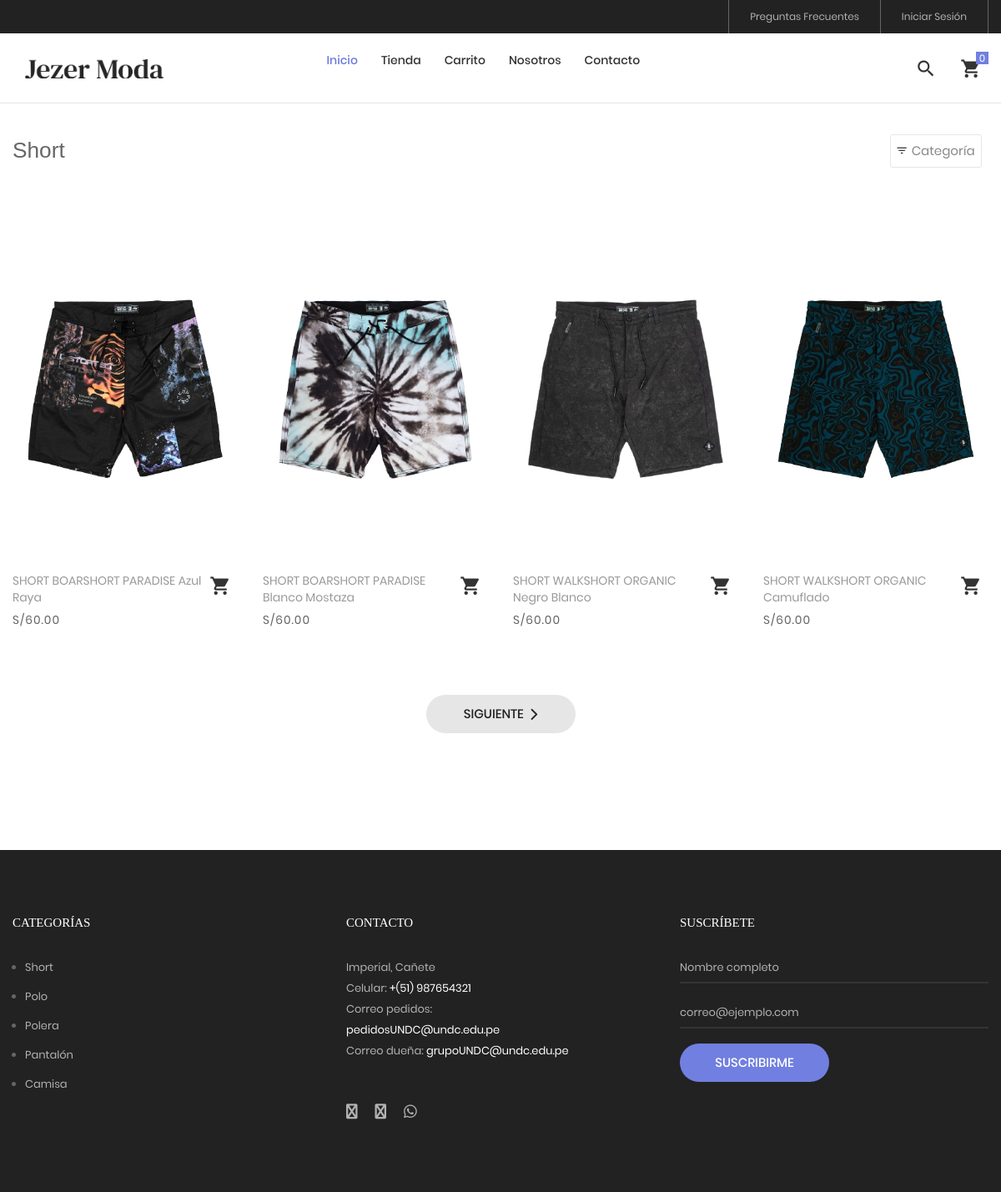
Page /tienda/categoria/1/short on the committed database.
### tables this page shows
CREATE TABLE `producto` (
  `idproducto` bigint NOT NULL,
  `categoriaid` bigint NOT NULL,
  `codigo` varchar(30) NOT NULL,
  `nombre` varchar(255) NOT NULL,
  `descripcion` text NOT NULL,
  `precio` decimal(11,2) NOT NULL,
  `stock` int NOT NULL,
  `imagen` varchar(100) DEFAULT NULL,
  `datecreated` datetime NOT NULL DEFAULT CURRENT_TIMESTAMP,
  `ruta` varchar(255) NOT NULL,
  `status` int NOT NULL DEFAULT '1'
);

CREATE TABLE `categoria` (
  `idcategoria` bigint NOT NULL,
  `nombre` varchar(255) NOT NULL,
  `descripcion` text NOT NULL,
  `portada` varchar(100) NOT NULL,
  `datecreated` datetime NOT NULL DEFAULT CURRENT_TIMESTAMP,
  `ruta` varchar(255) NOT NULL,
  `status` int NOT NULL DEFAULT '1'
);

### Libraries/Core/Views.php (called while the page is built)
<?php
	class Views
	{
		function getView($controller,$view,$data="")
		{
			$controller = get_class($controller);
			if($controller == "Home"){
				$view = "Views/".$view.".php";
			}else{
				$view = "Views/".$controller."/".$view.".php";
			}
			require_once ($view);
		}
	}
 ?>

### index.php (called while the page is built, shortened)
<?php
	require_once("Helpers/Helpers.php");
	require_once("Libraries/Core/Load.php");
 ?>

### Libraries/Core/Mysql.php (called while the page is built, shortened)
<?php
	class Mysql extends Conexion
	{
		private $conexion;
		function __construct()
		{
			$this->conexion = new Conexion();
			$this->conexion = $this->conexion->conect();
		}
		public function select(string $query)
		{
			$this->strquery = $query;
        	$result = $this->conexion->prepare($this->strquery);
			$result->execute();
        	$data = $result->fetch(PDO::FETCH_ASSOC);
        	return $data;
		}
		public function select_all(string $query)
		{
			$this->strquery = $query;
        	$result = $this->conexion->prepare($this->strquery);
			$result->execute();
        	$data = $result->fetchall(PDO::FETCH_ASSOC);
        	return $data;
		}
	}
 ?>

### Libraries/Core/Conexion.php (called while the page is built)
<?php
class Conexion{
	private $conect;
	public function __construct(){
		$connectionString = "mysql:host=".DB_HOST.";dbname=".DB_NAME.";charset=".DB_CHARSET;
		try{
			$this->conect = new PDO($connectionString, DB_USER, DB_PASSWORD);
			$this->conect->setAttribute(PDO::ATTR_ERRMODE, PDO::ERRMODE_EXCEPTION);
		}catch(PDOException $e){
			$this->conect = 'Error de conexión';
		    echo "ERROR: " . $e->getMessage();
		}
	}
	public function conect(){
		return $this->conect;
	}
}
?>

### Models/TProducto.php (called while the page is built, shortened)
<?php
require_once("Libraries/Core/Mysql.php");
trait TProducto{
	public function getProductosCategoriaT(int $idcategoria, string $ruta, $desde = null, $porpagina = null){
		$this->intIdcategoria = $idcategoria;
		$this->strRuta = $ruta;
		$where = "";
		if(is_numeric($desde) AND is_numeric($porpagina)){
			$where = " LIMIT ".$desde.",".$porpagina;
		}
		$this->con = new Mysql();
		$sql_cat = "SELECT idcategoria,nombre,ruta FROM categoria WHERE idcategoria = '{$this->intIdcategoria}'";
		$request = $this->con->select($sql_cat);
		if(!empty($request)){
			$this->strCategoria = $request['nombre'];
			$this->strRutaCategoria = $request['ruta'];
			$sql = "SELECT p.idproducto,
							p.codigo,
							p.nombre,
							p.descripcion,
							p.categoriaid,
							c.nombre as categoria,
							p.precio,
							p.ruta,
							p.stock
					FROM producto p
					INNER JOIN categoria c
					ON p.categoriaid = c.idcategoria
					WHERE p.status != 0 AND p.categoriaid = $this->intIdcategoria AND c.ruta = '{$this->strRuta}'
					ORDER BY p.idproducto DESC ".$where;
					$request = $this->con->select_all($sql);
					if(count($request) > 0){
						for ($c=0; $c < count($request) ; $c++) {
							$intIdProducto = $request[$c]['idproducto'];
							$sqlImg = "SELECT img
									FROM imagen
									WHERE productoid = $intIdProducto";
							$arrImg = $this->con->select_all($sqlImg);
							if(count($arrImg) > 0){
								for ($i=0; $i < count($arrImg); $i++) {
									$arrImg[$i]['url_image'] = media().'/images/uploads/'.$arrImg[$i]['img'];
								}
							}
							$request[$c]['images'] = $arrImg;
						}
					}
			$request = array('idcategoria' => $this->intIdcategoria,
								'ruta' => $this->strRutaCategoria,
								'categoria' => $this->strCategoria,
								'productos' => $request
							);
		}
		return $request;
	}
}
 ?>

### Helpers/Helpers.php (called while the page is built, shortened)
<?php
	function base_url()
	{
		return BASE_URL;
	}
    function footerTienda($data="")
    {
        $view_footer = "Views/Template/footer_tienda.php";
        require_once ($view_footer);
    }
    function formatMoney($cantidad){
        $cantidad = number_format($cantidad,2,SPD,SPM);
        return $cantidad;
    }
    function getCatFooter(){
        require_once ("Models/CategoriasModel.php");
        $objCategoria = new CategoriasModel();
        $request = $objCategoria->getCategoriasFooter();
        return $request;
    }
    function getInfoPage(int $idpagina){
        require_once("Libraries/Core/Mysql.php");
        $con = new Mysql();
        $sql = "SELECT * FROM post WHERE idpost = $idpagina";
        $request = $con->select($sql);
        return $request;
    }
 ?>

### Models/CategoriasModel.php (called while the page is built, shortened)
<?php
	class CategoriasModel extends Mysql
	{
		public function getCategoriasFooter(){
			$sql = "SELECT idcategoria, nombre, descripcion, portada, ruta
					FROM categoria WHERE  status = 1 AND idcategoria IN (".CAT_FOOTER.")";
			$request = $this->select_all($sql);
			if(count($request) > 0){
				for ($c=0; $c < count($request) ; $c++) {
					$request[$c]['portada'] = BASE_URL.'/Assets/images/uploads/'.$request[$c]['portada'];
				}
			}
			return $request;
		}
	}
 ?>

### Views/Tienda/categoria.php (the view, shortened to what this page needs)
<?php
$arrProductos = $data['productos'];
 ?>
<br><br><br>
<hr>
	<div class="bg0 m-t-23 p-b-140">
		<div class="container">
			<div class="flex-w flex-sb-m p-b-52">
				<div class="flex-w flex-l-m filter-tope-group m-tb-10">
					<h3><?= $data['page_title']; ?></h3>
				</div>
				<div class="flex-w flex-c-m m-tb-10">
					<div class="flex-c-m stext-106 cl6 size-104 bor4 pointer hov-btn3 trans-04 m-r-8 m-tb-4 js-show-filter">
						<i class="icon-filter cl2 m-r-6 fs-15 trans-04 zmdi zmdi-filter-list"></i>
						 Categoría &nbsp;
					</div>
				</div>
			</div>
			<div class="row isotope-grid">
			<?php
			if(!empty($arrProductos)){
				for ($p=0; $p < count($arrProductos); $p++) {
					$ruta = $arrProductos[$p]['ruta'];
					if(count($arrProductos[$p]['images']) > 0 ){
						$portada = $arrProductos[$p]['images'][0]['url_image'];
					}else{
						$portada = media().'/images/uploads/product.png';
					}
			 ?>
				<div class="col-sm-6 col-md-4 col-lg-3 p-b-35 isotope-item women">
					<div class="block2">
						<div class="block2-pic hov-img0">
							<img src="<?= $portada ?>" alt="<?= $arrProductos[$p]['nombre'] ?>">
						</div>
						<div class="block2-txt flex-w flex-t p-t-14">
							<div class="block2-txt-child1 flex-col-l ">
								<a href="<?= base_url().'/tienda/producto/'.$arrProductos[$p]['idproducto'].'/'.$ruta; ?>" class="stext-104 cl4 hov-cl1 trans-04 js-name-b2 p-b-6">
									<?= $arrProductos[$p]['nombre'] ?>
								</a>
								<span class="stext-105 cl3">
									<?= SMONEY.formatMoney($arrProductos[$p]['precio']); ?>
								</span>
							</div>
							<div class="block2-txt-child2 flex-r p-t-3">
								<a href="#"
								 id="<?= openssl_encrypt($arrProductos[$p]['idproducto'],METHODENCRIPT,KEY); ?>"
								 class="btn-addwish-b2 dis-block pos-relative js-addwish-b2 js-addcart-detail
								 icon-header-item cl2 hov-cl1 trans-04 p-l-22 p-r-11
								 ">
									<i class="zmdi zmdi-shopping-cart"></i>
								</a>
							</div>
						</div>
					</div>
				</div>
			<?php
				}
			}else{
				?>
			<p>No hay productos para mostrar <a href="<?= base_url() ?>/tienda"> Ver productos</a></p>
			<?php
			}
			?>
			</div>
			<?php
				if(count($data['productos']) > 0){
					$nextPagina = $data['pagina'] + 1;
			 ?>
			<div class="flex-c-m flex-w w-full p-t-45">
			<?php if($data['pagina'] != $data['total_paginas']){ ?>
				<a href="<?= base_url() ?>/tienda/categoria/<?= $data['infoCategoria']['idcategoria'].'/'.$data['infoCategoria']['ruta'].'/'.$nextPagina ?>" class="flex-c-m stext-101 cl5 size-103 bg2 bor1 hov-btn1 p-lr-15 trans-04"> Siguiente &nbsp; <i class="fas fa-chevron-right"></i> </a>
			<?php } ?>
			</div>
			<?php
				}
			 ?>
		</div>
	</div>
<?php
	footerTienda($data);
?>

### Views/Template/footer_tienda.php (shortened to what this page needs)
	<?php
		$catFotter = getCatFooter();
	 ?>
	<footer class="bg3 p-t-75 p-b-32">
		<div class="container">
			<div class="row">
				<div class="col-sm-6 col-lg-4 p-b-50">
					<h4 class="stext-301 cl0 p-b-30">
						Categorías
					</h4>
					<?php if(count($catFotter) > 0){ ?>
					<ul>
						<?php foreach ($catFotter as $cat) { ?>
						<li class="p-b-10">
							<a href="<?= base_url() ?>/tienda/categoria/<?= $cat['idcategoria'].'/'.$cat['ruta'] ?>" class="stext-107 cl7 hov-cl1 trans-04">
								<?= $cat['nombre'] ?>
							</a>
						</li>
						<?php } ?>
					</ul>
					<?php } ?>
				</div>
				<div class="col-sm-6 col-lg-4 p-b-50">
					<h4 class="stext-301 cl0 p-b-30">
						Contacto
					</h4>
					<p class="stext-107 cl7 size-201">
						<?= DIRECCION ?> <br>
						Celular: <a class="linkFooter" href="tel:<?= TELEMPRESA ?>"><?= TELEMPRESA ?></a><br>
						Correo pedidos: <a class="linkFooter" href="mailto:<?= EMAIL_PEDIDOS ?>"><?= EMAIL_PEDIDOS ?></a><br>
						Correo dueña: <a class="linkFooter" href="mailto:<?= EMAIL_EMPRESA ?>"><?= EMAIL_EMPRESA ?></a>
					</p>
					<div class="p-t-27">
						<a href="<?= FACEBOOK ?>" target="_blanck" class="fs-18 cl7 hov-cl1 trans-04 m-r-16">
							<i class="fa fa-facebook"></i>
						</a>
						<a href="<?= INSTAGRAM ?>" target="_blanck"  class="fs-18 cl7 hov-cl1 trans-04 m-r-16">
							<i class="fa fa-instagram"></i>
						</a>
						<a href="https://wa.me/<?= WHATSAPP ?>" target="_blanck"  class="fs-18 cl7 hov-cl1 trans-04 m-r-16">
							<i class="fab fa-whatsapp"></i>
						</a>
					</div>
				</div>
				<div class="col-sm-6 col-lg-4 p-b-50">
					<h4 class="stext-301 cl0 p-b-30">
						Suscríbete
					</h4>
					<form id="frmSuscripcion" name="frmSuscripcion">
						<div class="wrap-input1 w-full p-b-4">
							<input class="input1 bg-none plh1 stext-107 cl7" type="text" id="nombreSuscripcion" name="nombreSuscripcion" placeholder="Nombre completo" required>
						</div>
						<br>
						<div class="wrap-input1 w-full p-b-4">
							<input class="input1 bg-none plh1 stext-107 cl7" type="email" id="emailSuscripcion" name="emailSuscripcion" placeholder="correo@ejemplo.com" required >
						</div>
						<div class="p-t-18">
							<button class="flex-c-m stext-101 cl0 size-103 bg1 bor1 hov-btn2 p-lr-15 trans-04">
								Suscribirme
							</button>
						</div>
					</form>
				</div>
			</div>
		</div>
	</footer>
</body>
</html>

### Assets/tienda/css/main.css (style rules this page uses)
.container { max-width: 1380px; }
@media (max-width: 1600px) { .container { max-width: 1200px; } }
.container p { margin-bottom: 20px; }
.container ul, .container ol { margin-left: 15px; margin-bottom: 20px; }
.container ul, .container ul li { list-style: initial; }
.icon-header-item { position: relative; font-size: 26px; line-height: 1; cursor: pointer; }
.block2-pic { position: relative; }
.block2-txt-child1 { width: calc(100% - 30px); }
.block2-txt-child2 { width: 30px; }
.cl0 { color: #fff; }
.cl2 { color: #333; }
.cl3 { color: #666; }
.cl4 { color: #999; }
.cl5 { color: #222; }
.cl6 { color: #888; }
.cl7 { color: #b2b2b2; }
.stext-101 { font-family: Poppins-Medium; font-size: 15px; line-height: 1.466667; text-transform: uppercase; }
.stext-104 { font-family: Poppins-Regular; font-size: 14px; line-height: 1.466667; }
.stext-105 { font-family: Poppins-Regular; font-size: 14px; line-height: 1.466667; letter-spacing: 1px; }
.stext-106 { font-family: Poppins-Regular; font-size: 15px; line-height: 1.2; }
.stext-107 { font-family: Poppins-Regular; font-size: 13px; line-height: 1.923; }
.stext-301 { font-family: Montserrat-Bold; font-size: 15px; line-height: 1.6; text-transform: uppercase; }
.size-103 { min-width: 179px; height: 46px; }
.size-104 { min-width: 94px; height: 40px; }
.size-201 { max-width: 270px; }
.bg-none { background-color: transparent; }
.bg0 { background-color: #fff; }
.bg1 { background-color: #717fe0; }
.bg2 { background-color: #e6e6e6; }
.bg3 { background-color: #222; }
.bor1 { border-radius: 23px; }
.bor4 { border: 1px solid #e6e6e6; border-radius: 3px; }
.wrap-input1 { position: relative; border-bottom: 2px solid rgba(204,204,204, 0.1); }
.input1 { background-color: transparent; width: 100%; }
.hov-img0 { display: block; overflow: hidden; }
.hov-img0 img { width: 100%; -webkit-transition: transform 0.9s ease; -o-transition: transform 0.9s ease; -moz-transition: transform 0.9s ease; transition: transform 0.9s ease; }
.linkFooter { color: #FFF !important; }

### rows in the picture
producto: shows a picture, nombre "SHORT BOARSHORT PARADISE Azul Raya", precio "60.00"
producto: shows a picture, nombre "SHORT BOARSHORT PARADISE Blanco Mostaza", precio "60.00"
producto: shows a picture, nombre "SHORT WALKSHORT ORGANIC Negro Blanco", precio "60.00"
producto: shows a picture, nombre "SHORT WALKSHORT ORGANIC Camuflado", precio "60.00"
categoria: nombre "Short"
categoria: nombre "Polo"
categoria: nombre "Polera"
categoria: nombre "Pantalón"
categoria: nombre "Camisa"

### other values in the picture
$data['page_title'] "Short"
DIRECCION "Imperial, Cañete"
TELEMPRESA "+(51) 987654321"
EMAIL_PEDIDOS "pedidosUNDC@undc.edu.pe"
EMAIL_EMPRESA "grupoUNDC@undc.edu.pe"
